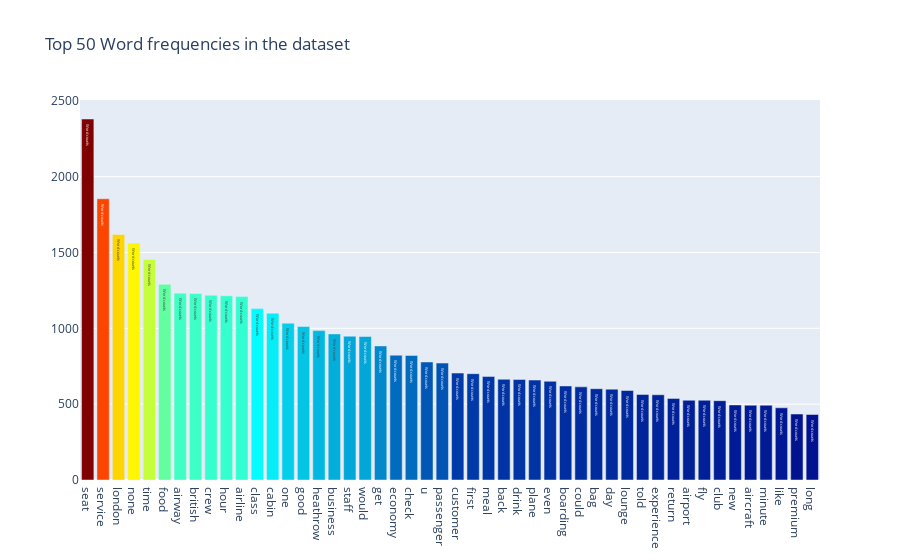

Here is the notebook cell this chart was saved with:
### Code cell
all_words = df['reviews'].str.split(expand=True).unstack().value_counts()
data = [go.Bar(
            x = all_words.index.values[2:50],
            y = all_words.values[2:50],
            marker= dict(colorscale='Jet',
                         color = all_words.values[2:100]
                        ),
            text='Word counts'
    )]

layout = go.Layout(
    title='Top 50 Word frequencies in the dataset'
)

fig = go.Figure(data=data, layout=layout)

py.iplot(fig, filename='basic-bar')

### Figure 1 — Plotly figure (JSON) as saved in the notebook; plotly's stock layout.template omitted (floating-point values rounded to 4 significant figures)
{"data": [{"marker": {"color": [2380, 1854, 1619, 1563, 1454, 1290, 1232, 1230, 1218, 1215, 1209, 1130, 1100, 1034, 1012, 985, 963, 948, 946, 884, 823, 821, 778, 771, 705, 701, 683, 664, 663, 659, 651, 620, 614, 602, 599, 590, 564, 562, 538, 526, 526, 523, 495, 493, 493, 476, 435, 432, 423, 416, 410, 407, 407, 407, 406, 394, 390, 388, 385, 383, 379, 379, 372, 371, 369, 366, 365, 357, 357, 357, 357, 351, 350, 350, 349, 347, 347, 341, 341, 339, 338, 338, 336, 335, 333, 331, 329, 323, 321, 319, 319, 319, 318, 314, 311, 310, 309, 307], "colorscale": [[0, "rgb(0,0,131)"], [0.2, "rgb(0,60,170)"], [0.4, "rgb(5,255,255)"], [0.6, "rgb(255,255,0)"], [0.8, "rgb(250,0,0)"], [1, "rgb(128,0,0)"]]}, "text": "Word counts", "x": ["seat", "service", "london", "none", "time", "food", "airway", "british", "crew", "hour", "airline", "class", "cabin", "one", "good", "heathrow", "business", "staff", "would", "get", "economy", "check", "u", "passenger", "customer", "first", "meal", "back", "drink", "plane", "even", "boarding", "could", "bag", "day", "lounge", "told", "experience", "return", "airport", "fly", "club", "new", "aircraft", "minute", "like", "premium", "long"], "y": [2380, 1854, 1619, 1563, 1454, 1290, 1232, 1230, 1218, 1215, 1209, 1130, 1100, 1034, 1012, 985, 963, 948, 946, 884, 823, 821, 778, 771, 705, 701, 683, 664, 663, 659, 651, 620, 614, 602, 599, 590, 564, 562, 538, 526, 526, 523, 495, 493, 493, 476, 435, 432], "type": "bar"}], "layout": {"title": {"text": "Top 50 Word frequencies in the dataset"}}}
